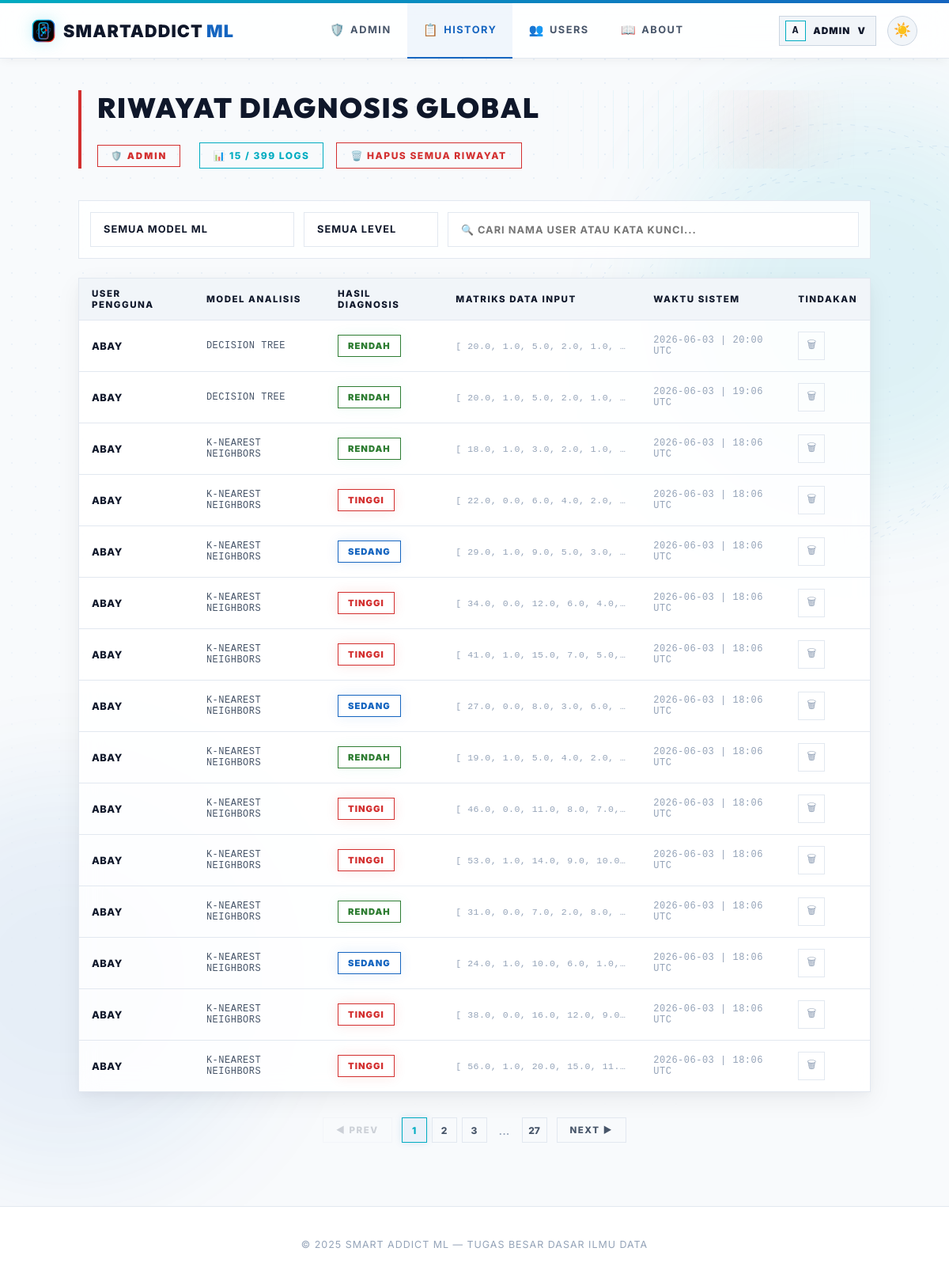
Before: /admin/history (signed in) with the older database file.
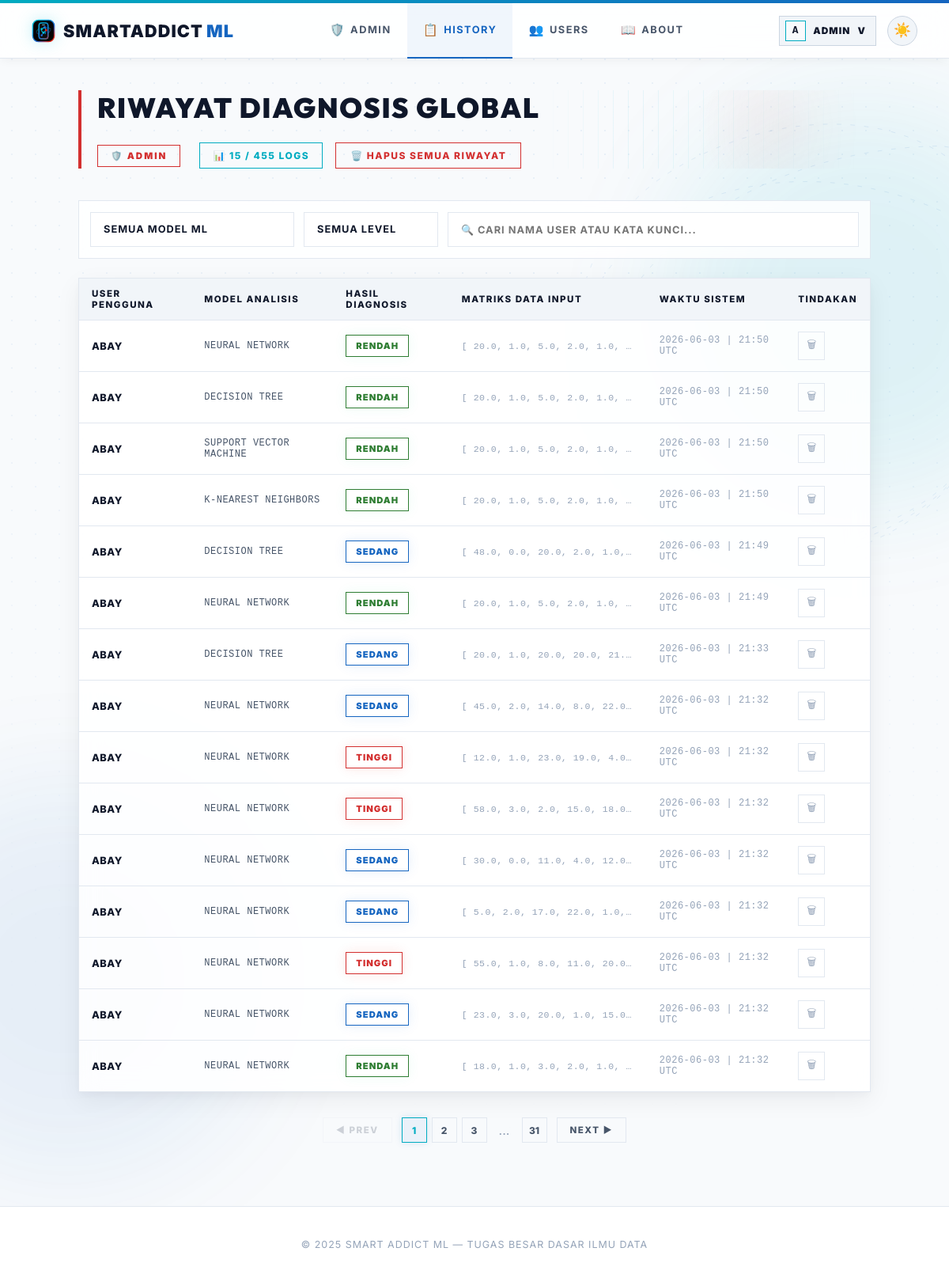
After: the same page with the newer database file.
### smartaddict/models/prediction.py (models this page shows)
class Prediction(db.Model):
    id = db.Column(db.Integer, primary_key=True)
    user_id = db.Column(db.Integer, db.ForeignKey("user.id"), nullable=False)
    model_name = db.Column(db.String(50), nullable=False)
    input_values = db.Column(db.Text, nullable=False)
    result = db.Column(db.String(20), nullable=False)
    prediction_raw = db.Column(db.Integer, nullable=False)
    timestamp = db.Column(db.DateTime, default=datetime.utcnow)
    @property
    def input_list(self):
        return json.loads(self.input_values)

### smartaddict/models/user.py (models this page shows, shortened)
class User(UserMixin, db.Model):
    id = db.Column(db.Integer, primary_key=True)
    username = db.Column(db.String(80), unique=True, nullable=False)
    password_hash = db.Column(db.String(200), nullable=False)
    role = db.Column(db.String(10), default="user")
    created_at = db.Column(db.DateTime, default=datetime.utcnow)
    predictions = db.relationship("Prediction", backref="user", lazy=True)
    @property
    def is_admin(self):
        return self.role == "admin"

### smartaddict/routes/admin_routes.py (the view)
@admin_bp.route("/admin/history", endpoint='admin_history')
@admin_required
def admin_history():
    page = request.args.get('page', 1, type=int)
    per_page = 15
    pagination = Prediction.query.order_by(Prediction.timestamp.desc()).paginate(
        page=page, per_page=per_page, error_out=False
    )
    return render_template(
        "admin/all_history.html",
        predictions=pagination.items,
        pagination=pagination,
        active_page='admin_history'
    )

### app.py (called while the page is built)
@app.after_request
def add_no_cache(response):
    response.headers['Cache-Control'] = 'no-store, no-cache, must-revalidate, max-age=0'
    response.headers['Pragma'] = 'no-cache'
    response.headers['Expires'] = '0'
    return response

@login_manager.user_loader
def load_user(user_id):
    try:
        return User.query.get(int(user_id))
    except Exception:
        return None

### smartaddict/routes/admin_routes.py (called while the page is built)
def admin_required(view_func):
    @wraps(view_func)
    @login_required
    def wrapped(*args, **kwargs):
        if not current_user.is_admin:
            flash('Akses ditolak. Hanya admin yang bisa mengakses halaman ini.', 'error')
            return redirect(url_for('user.dashboard'))
        return view_func(*args, **kwargs)
    return wrapped

### templates/admin/all_history.html (shortened to what the changed rows need)
{% extends "base.html" %}
{% block content %}
<main class="content">
    <div class="page-header">
        <div class="header-text">
            <h1>RIWAYAT DIAGNOSIS GLOBAL</h1>
        </div>
        <div class="header-actions">
            <span class="admin-badge" style="margin-right: 8px;">🛡️ ADMIN</span>
            <div class="count-badge">📊 <span id="vc">{{ predictions|length }}</span> / {{ pagination.total if pagination else predictions|length }} LOGS</div>
            {% if predictions %}
            <form method="post" action="{{ url_for('admin.admin_clear_all') }}" style="display:inline" onsubmit="return confirm('APAKAH ANDA YAKIN INGIN MENGHAPUS SELURUH LOG RIWAYAT DI SISTEM?')">
                <button type="submit" class="btn-danger">🗑️ HAPUS SEMUA RIWAYAT</button>
            </form>
            {% endif %}
        </div>
    </div>
    {% if predictions %}
    <div class="table-container">
        <table class="h-table">
            <thead>
                <tr>
                    <th>USER PENGGUNA</th>
                    <th>MODEL ANALISIS</th>
                    <th>HASIL DIAGNOSIS</th>
                    <th>MATRIKS DATA INPUT</th>
                    <th>WAKTU SISTEM</th>
                    <th>TINDAKAN</th>
                </tr>
            </thead>
            <tbody id="tb">
                {% for p in predictions %}
                <tr data-m="{{ p.model_name }}" data-l="{{ p.result }}" data-t="{{ p.user.username }} {{ p.model_name }} {{ p.result }}">
                    <td style="font-weight:800; color:var(--text-primary); text-transform: uppercase;">{{ p.user.username }}</td>
                    <td style="font-family: monospace; text-transform: uppercase; font-size: 0.75rem;">{{ p.model_name }}</td>
                    <td>
                        <span class="badge-sm {% if p.result == 'Rendah' %}r{% elif p.result == 'Sedang' %}s{% else %}t{% endif %}">
                            {{ p.result | upper }}
                        </span>
                    </td>
                    <td style="font-size:0.72rem; color:var(--text-muted); font-family:monospace; max-width:250px; overflow:hidden; text-overflow:ellipsis; white-space:nowrap" title="{{ p.input_list }}">
                        [
                        {% for val in p.input_list %}
                          {{ val | round(1) }}{% if not loop.last %}, {% endif %}
                        {% endfor %}
                    </td>
                    <td style="color:var(--text-muted); font-family: monospace; font-size:0.75rem">{{ p.timestamp.strftime('%Y-%m-%d | %H:%M UTC') }}</td>
                    <td>
                        <form method="post" action="{{ url_for('user.delete_prediction', pred_id=p.id) }}" onsubmit="return confirm('HAPUS LOG DIAGNOSIS INI?')">
                            <button class="del-btn" title="Hapus entry">🗑</button>
                        </form>
                    </td>
                </tr>
                {% endfor %}
            </tbody>
        </table>
    </div>
    {% if pagination and pagination.pages > 1 %}
    <div class="pagination-container" style="display: flex; align-items: center; justify-content: center; gap: 12px; margin-top: 32px; animation: fadeInUp 0.4s ease 0.2s forwards; opacity: 1;">
        <div class="page-numbers" style="display: flex; gap: 6px;">
            {% for page_num in pagination.iter_pages(left_edge=1, right_edge=1, left_current=2, right_current=2) %}
                {% if page_num %}
                    {% if page_num == pagination.page %}
                    <span class="page-num active" style="display: inline-flex; align-items: center; justify-content: center; width: 32px; height: 32px; border: 1px solid var(--m-blue-light); color: var(--m-blue-light); background: var(--nav-active-bg); font-size: 0.75rem; font-weight: 800; box-shadow: 0 0 10px rgba(0, 102, 177, 0.15);">
                        {{ page_num }}
                    </span>
                    {% else %}
                    <a href="{{ url_for('admin.admin_history', page=page_num) }}" class="page-num" style="display: inline-flex; align-items: center; justify-content: center; width: 32px; height: 32px; border: 1px solid var(--border-card); color: var(--text-secondary); font-size: 0.75rem; font-weight: 800; transition: all 0.2s ease; text-decoration: none;">
                        {{ page_num }}
                    </a>
                    {% endif %}
                {% else %}
                    <span style="display: inline-flex; align-items: center; justify-content: center; width: 32px; height: 32px; color: var(--text-muted);">...</span>
                {% endif %}
            {% endfor %}
        </div>
    </div>
    {% endif %}
    {% else %}
    <div style="text-align:center; padding:64px; color:var(--text-muted); border: 1px dashed var(--border-card); text-transform: uppercase; letter-spacing: 1.5px; font-weight: 800;">
        📭 BELUM ADA REKAMAN LOG DIAGNOSIS DALAM SISTEM.
    </div>
    {% endif %}
</main>
{% endblock %}

Changed rows visible on the page:
no longer on this page (row unchanged): Prediction: user.username "ABAY", model_name "DECISION TREE", result "RENDAH", val "20.0" "1.0" "5.0" "2.0" "1.0", timestamp "2026-06-03 | 20:00 UTC"
no longer on this page (row unchanged): Prediction: user.username "ABAY", model_name "DECISION TREE", result "RENDAH", val "20.0" "1.0" "5.0" "2.0" "1.0", timestamp "2026-06-03 | 19:06 UTC"
no longer on this page (row unchanged): Prediction: user.username "ABAY", model_name "K-NEAREST NEIGHBORS", result "RENDAH", val "18.0" "1.0" "3.0" "2.0" "1.0", timestamp "2026-06-03 | 18:06 UTC"
no longer on this page (row unchanged): Prediction: user.username "ABAY", model_name "K-NEAREST NEIGHBORS", result "TINGGI", val "22.0" "0.0" "6.0" "4.0" "2.0", timestamp "2026-06-03 | 18:06 UTC"
no longer on this page (row unchanged): Prediction: user.username "ABAY", model_name "K-NEAREST NEIGHBORS", result "SEDANG", val "29.0" "1.0" "9.0" "5.0" "3.0", timestamp "2026-06-03 | 18:06 UTC"
no longer on this page (row unchanged): Prediction: user.username "ABAY", model_name "K-NEAREST NEIGHBORS", result "TINGGI", val "34.0" "0.0" "12.0" "6.0" "4.0", timestamp "2026-06-03 | 18:06 UTC"
no longer on this page (row unchanged): Prediction: user.username "ABAY", model_name "K-NEAREST NEIGHBORS", result "TINGGI", val "41.0" "1.0" "15.0" "7.0" "5.0", timestamp "2026-06-03 | 18:06 UTC"
no longer on this page (row unchanged): Prediction: user.username "ABAY", model_name "K-NEAREST NEIGHBORS", result "SEDANG", val "27.0" "0.0" "8.0" "3.0" "6.0", timestamp "2026-06-03 | 18:06 UTC"
no longer on this page (row unchanged): Prediction: user.username "ABAY", model_name "K-NEAREST NEIGHBORS", result "RENDAH", val "19.0" "1.0" "5.0" "4.0" "2.0", timestamp "2026-06-03 | 18:06 UTC"
no longer on this page (row unchanged): Prediction: user.username "ABAY", model_name "K-NEAREST NEIGHBORS", result "TINGGI", val "46.0" "0.0" "11.0" "8.0" "7.0", timestamp "2026-06-03 | 18:06 UTC"
no longer on this page (row unchanged): Prediction: user.username "ABAY", model_name "K-NEAREST NEIGHBORS", result "TINGGI", val "53.0" "1.0" "14.0" "9.0" "10.0", timestamp "2026-06-03 | 18:06 UTC"
no longer on this page (row unchanged): Prediction: user.username "ABAY", model_name "K-NEAREST NEIGHBORS", result "RENDAH", val "31.0" "0.0" "7.0" "2.0" "8.0", timestamp "2026-06-03 | 18:06 UTC"
no longer on this page (row unchanged): Prediction: user.username "ABAY", model_name "K-NEAREST NEIGHBORS", result "SEDANG", val "24.0" "1.0" "10.0" "6.0" "1.0", timestamp "2026-06-03 | 18:06 UTC"
no longer on this page (row unchanged): Prediction: user.username "ABAY", model_name "K-NEAREST NEIGHBORS", result "TINGGI", val "38.0" "0.0" "16.0" "12.0" "9.0", timestamp "2026-06-03 | 18:06 UTC"
no longer on this page (row unchanged): Prediction: user.username "ABAY", model_name "K-NEAREST NEIGHBORS", result "TINGGI", val "56.0" "1.0" "20.0" "15.0" "11.…", timestamp "2026-06-03 | 18:06 UTC"
added Prediction: user.username "ABAY", model_name "NEURAL NETWORK", result "RENDAH", val "20.0" "1.0" "5.0" "2.0" "1.0", timestamp "2026-06-03 | 21:50 UTC"
added Prediction: user.username "ABAY", model_name "DECISION TREE", result "RENDAH", val "20.0" "1.0" "5.0" "2.0" "1.0", timestamp "2026-06-03 | 21:50 UTC"
added Prediction: user.username "ABAY", model_name "SUPPORT VECTOR MACHINE", result "RENDAH", val "20.0" "1.0" "5.0" "2.0" "1.0", timestamp "2026-06-03 | 21:50 UTC"
added Prediction: user.username "ABAY", model_name "K-NEAREST NEIGHBORS", result "RENDAH", val "20.0" "1.0" "5.0" "2.0" "1.0", timestamp "2026-06-03 | 21:50 UTC"
added Prediction: user.username "ABAY", model_name "DECISION TREE", result "SEDANG", val "48.0" "0.0" "20.0" "2.0" "1.0", timestamp "2026-06-03 | 21:49 UTC"
added Prediction: user.username "ABAY", model_name "NEURAL NETWORK", result "RENDAH", val "20.0" "1.0" "5.0" "2.0" "1.0", timestamp "2026-06-03 | 21:49 UTC"
added Prediction: user.username "ABAY", model_name "DECISION TREE", result "SEDANG", val "20.0" "1.0" "20.0" "20.0" "21.…", timestamp "2026-06-03 | 21:33 UTC"
added Prediction: user.username "ABAY", model_name "NEURAL NETWORK", result "SEDANG", val "45.0" "2.0" "14.0" "8.0" "22.0", timestamp "2026-06-03 | 21:32 UTC"
added Prediction: user.username "ABAY", model_name "NEURAL NETWORK", result "TINGGI", val "12.0" "1.0" "23.0" "19.0" "4.0", timestamp "2026-06-03 | 21:32 UTC"
added Prediction: user.username "ABAY", model_name "NEURAL NETWORK", result "TINGGI", val "58.0" "3.0" "2.0" "15.0" "18.0", timestamp "2026-06-03 | 21:32 UTC"
added Prediction: user.username "ABAY", model_name "NEURAL NETWORK", result "SEDANG", val "30.0" "0.0" "11.0" "4.0" "12.0", timestamp "2026-06-03 | 21:32 UTC"
added Prediction: user.username "ABAY", model_name "NEURAL NETWORK", result "SEDANG", val "5.0" "2.0" "17.0" "22.0" "1.0", timestamp "2026-06-03 | 21:32 UTC"
added Prediction: user.username "ABAY", model_name "NEURAL NETWORK", result "TINGGI", val "55.0" "1.0" "8.0" "11.0" "20.0", timestamp "2026-06-03 | 21:32 UTC"
added Prediction: user.username "ABAY", model_name "NEURAL NETWORK", result "SEDANG", val "23.0" "3.0" "20.0" "1.0" "15.0", timestamp "2026-06-03 | 21:32 UTC"
added Prediction: user.username "ABAY", model_name "NEURAL NETWORK", result "RENDAH", val "18.0" "1.0" "3.0" "2.0" "1.0", timestamp "2026-06-03 | 21:32 UTC"
Other visible differences:
{{ pagination.total if pagination else predictions|length }}: "399" → "455"
new list line: "31"
list line gone: "27"
